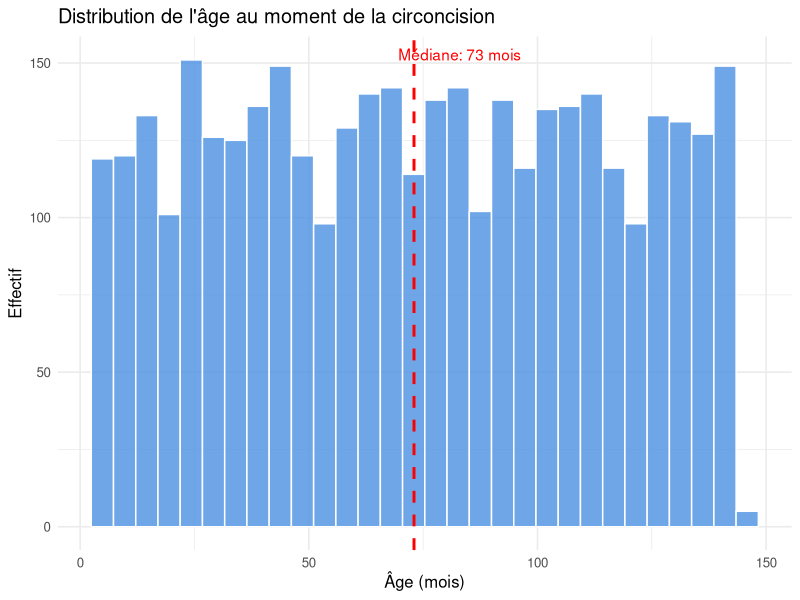
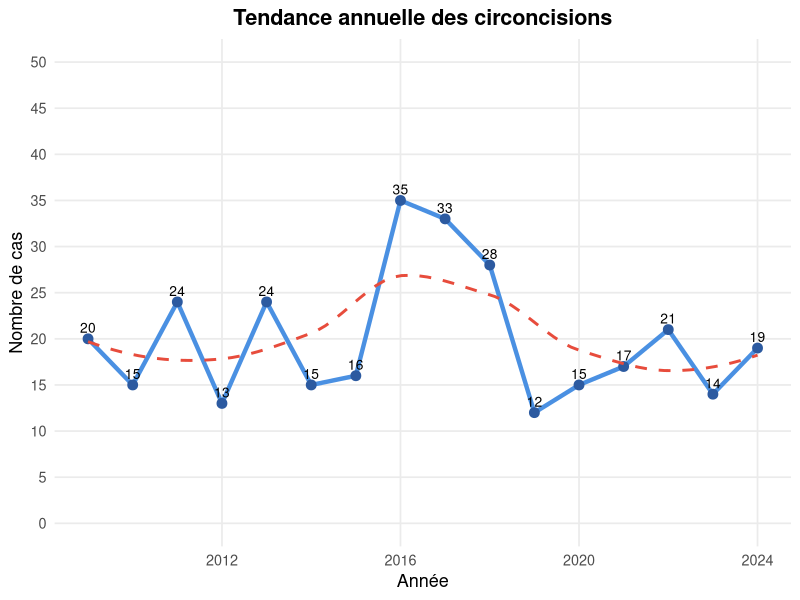
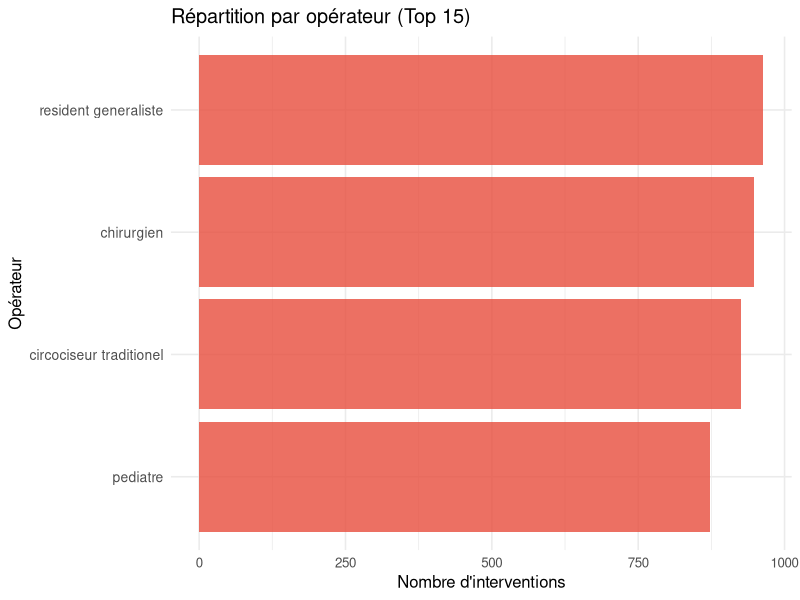
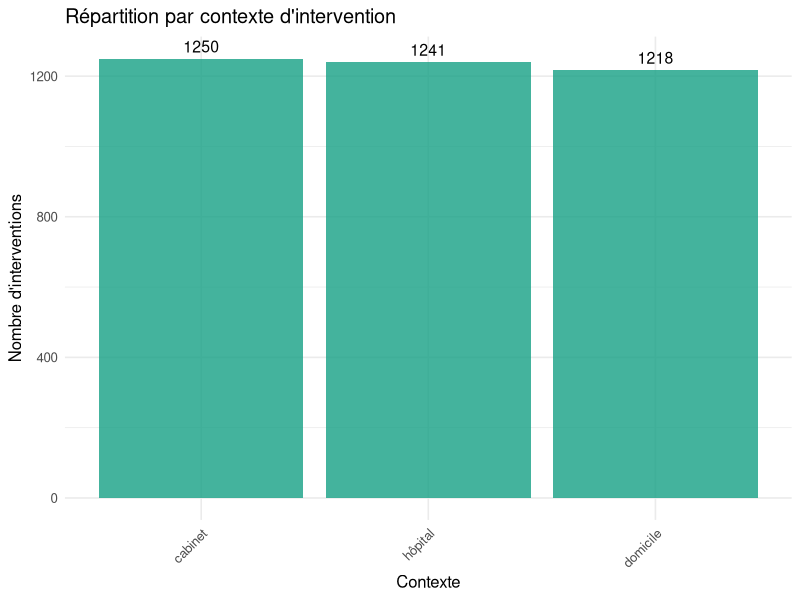
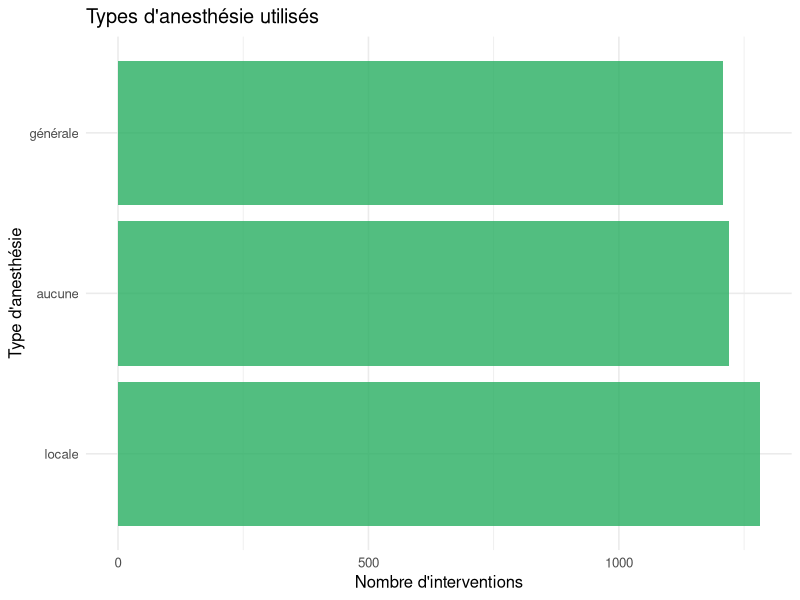
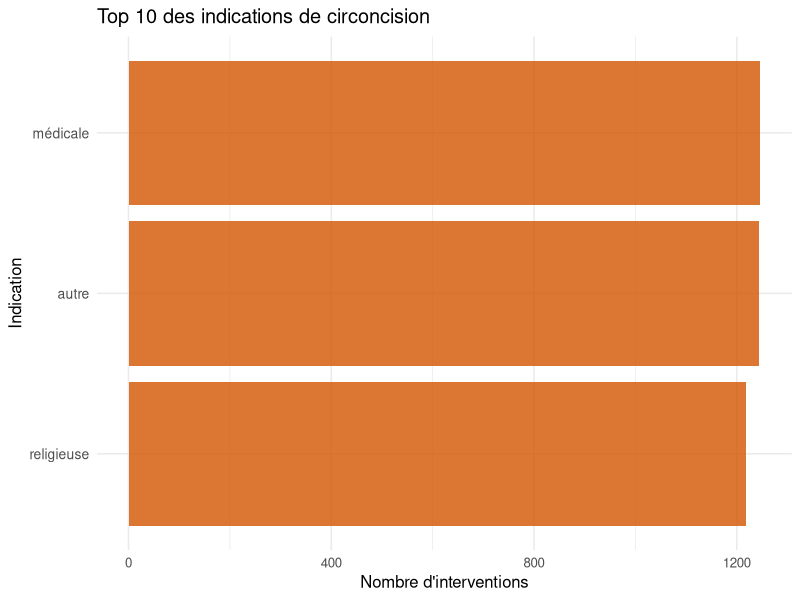
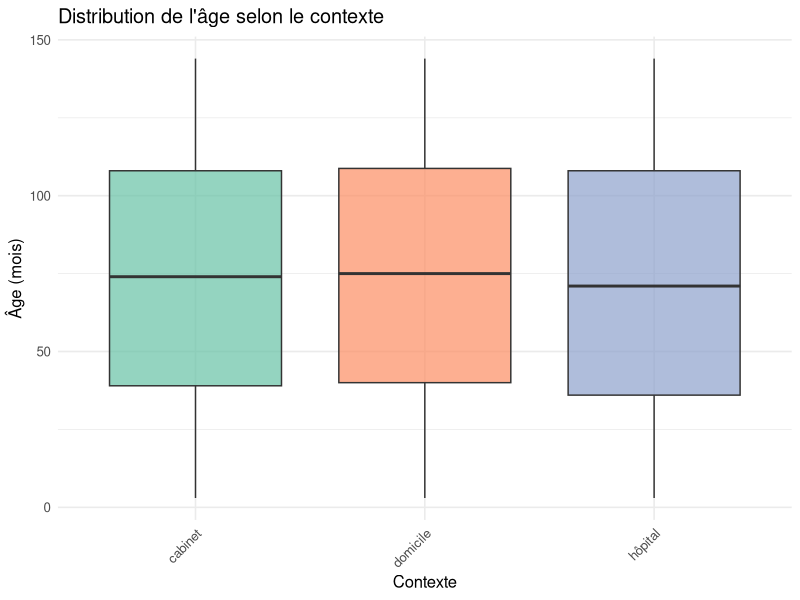

Write the R code that produced these figures, in order.
## ---- chunk 1
library(dplyr)
library(ggplot2)
library(lubridate)
library(forcats)
library(knitr)

# Charger les données
data <- read.csv(
  "liste_circoncision_anonymisee.csv",
  sep = ",",
  dec = ".",
  stringsAsFactors = FALSE
)

# Nettoyer les données
data <- data %>%
  mutate(
    Date = dmy(Date),
    annee = year(Date),
    age_jours = as.numeric(`age.en.jours`),
    age_mois = as.numeric(`age.en.mois`),
    age_annee = as.numeric(`age.en.année`),
    operateur = `Opérateur`,
    contexte = Contexte,
    anesthesie = `Anesthésie`,
    indication = `Indication.de.la.circoncision`
  )
## ---- chunk 2
names(data)
## ---- chunk 3
head(data, 5)
## ---- chunk 4
str(data)
## ---- chunk 5
resume_age <- data %>%
  summarise(
    n = n(),
    age_median_jours = median(age_jours, na.rm = TRUE),
    age_Q1_jours = quantile(age_jours, 0.25, na.rm = TRUE),
    age_Q3_jours = quantile(age_jours, 0.75, na.rm = TRUE),
    age_median_mois = median(age_mois, na.rm = TRUE),
    age_moyen_mois = mean(age_mois, na.rm = TRUE),
    ecart_type_mois = sd(age_mois, na.rm = TRUE)
  )

resume_age %>% kable(digits = 1)
## ---- chunk 6
#| fig-width: 10
#| fig-height: 6
#| label: fig-age-distribution
#| fig-cap: "La distribution de l'âge montre une concentration importante dans les premiers mois de vie, avec une queue de distribution s'étendant vers les âges plus avancés."

ggplot(data, aes(x = age_mois)) +
  geom_histogram(bins = 30, fill = "#4a90e2", color = "white", alpha = 0.8) +
  geom_vline(aes(xintercept = median(age_mois, na.rm = TRUE)), 
             color = "red", linetype = "dashed", size = 1) +
  annotate("text", x = median(data$age_mois, na.rm = TRUE) + 10, 
           y = Inf, label = paste("Médiane:", round(median(data$age_mois, na.rm = TRUE), 1), "mois"), 
           vjust = 2, color = "red") +
  labs(title = "Distribution de l'âge au moment de la circoncision", 
       x = "Âge (mois)", y = "Effectif") +
  theme_minimal(base_size = 12)
## ---- chunk 7
#| fig-width: 10
#| fig-height: 6
#| label: fig-tendance-annuelle
#| fig-cap: "Évolution du nombre de circoncisions par année, révélant les tendances et variations dans la pratique chirurgicale."

cas_par_annee <- data %>%
  group_by(annee) %>%
  summarise(n = n())

ggplot(cas_par_annee, aes(x = annee, y = n)) +
  geom_line(color = "#4a90e2", linewidth = 1.5) +
  geom_point(color = "#2c5aa0", size = 3) +
  geom_text(aes(label = n), vjust = -0.6, size = 3.5) +
  geom_smooth(method = "loess", se = FALSE,
              color = "#e74c3c", linetype = "dashed") +
  scale_y_continuous(
    limits = c(0, 50),        
    breaks = seq(0, 50, 5)    
  ) +
  labs(
    title = "Tendance annuelle des circoncisions",
    x = "Année",
    y = "Nombre de cas"
  ) +
  theme_minimal(base_size = 13) +
  theme(
    panel.grid.minor = element_blank(),
    plot.title = element_text(hjust = 0.5, face = "bold")
  )

## ---- chunk 8
operateurs_stats <- data %>%
  count(operateur, sort = TRUE) %>%
  mutate(
    pourcentage = round(100 * n / sum(n), 1),
    pourcentage_cumul = cumsum(pourcentage)
  )

operateurs_stats %>%
  head(10) %>%
  kable(col.names = c("Opérateur", "Nombre", "Pourcentage (%)", "Cumulé (%)"))
## ---- chunk 9
#| fig-width: 10
#| fig-height: 8
#| label: fig-operateurs
#| fig-cap: "Répartition des 15 opérateurs les plus actifs, illustrant la concentration de l'activité chirurgicale."

top_operateurs <- data %>%
  count(operateur, sort = TRUE) %>%
  head(15)

data %>%
  filter(operateur %in% top_operateurs$operateur) %>%
  ggplot(aes(x = fct_reorder(operateur, operateur, .fun = length))) +
  geom_bar(fill = "#e74c3c", alpha = 0.8) +
  coord_flip() +
  labs(title = "Répartition par opérateur (Top 15)", 
       x = "Opérateur", y = "Nombre d'interventions") +
  theme_minimal(base_size = 12) +
  theme(axis.text.y = element_text(size = 10))
## ---- chunk 10
contexte_stats <- data %>%
  count(contexte, sort = TRUE) %>%
  mutate(pourcentage = round(100 * n / sum(n), 1))

contexte_stats %>% kable(col.names = c("Contexte", "Nombre", "Pourcentage (%)"))
## ---- chunk 11
#| fig-width: 10
#| fig-height: 6
#| label: fig-contexte
#| fig-cap: "Distribution des interventions selon le contexte, reflétant l'organisation des soins."

ggplot(data, aes(x = fct_infreq(contexte))) +
  geom_bar(fill = "#16a085", alpha = 0.8) +
  geom_text(stat = "count", aes(label = after_stat(count)), vjust = -0.5, size = 4) +
  labs(title = "Répartition par contexte d'intervention", 
       x = "Contexte", y = "Nombre d'interventions") +
  theme_minimal(base_size = 12) +
  theme(axis.text.x = element_text(angle = 45, hjust = 1))
## ---- chunk 12
anesthesie_stats <- data %>%
  count(anesthesie, sort = TRUE) %>%
  mutate(pourcentage = round(100 * n / sum(n), 1))

anesthesie_stats %>% kable(col.names = c("Type d'anesthésie", "Nombre", "Pourcentage (%)"))
## ---- chunk 13
#| fig-width: 10
#| fig-height: 6
#| label: fig-anesthesie
#| fig-cap: "Répartition des types d'anesthésie utilisés lors des circoncisions."

ggplot(data, aes(x = fct_infreq(anesthesie))) +
  geom_bar(fill = "#27ae60", alpha = 0.8) +
  coord_flip() +
  labs(title = "Types d'anesthésie utilisés", 
       x = "Type d'anesthésie", y = "Nombre d'interventions") +
  theme_minimal(base_size = 12)
## ---- chunk 14
indications_stats <- data %>%
  count(indication, sort = TRUE) %>%
  mutate(pourcentage = round(100 * n / sum(n), 1))

indications_stats %>%
  head(10) %>%
  kable(col.names = c("Indication", "Nombre", "Pourcentage (%)"))
## ---- chunk 15
#| fig-width: 12
#| fig-height: 8
#| label: fig-indications
#| fig-cap: "Top 10 des indications justifiant les circoncisions, montrant la diversité des motivations."

top_indications <- data %>%
  count(indication, sort = TRUE) %>%
  head(10)

data %>%
  filter(indication %in% top_indications$indication) %>%
  ggplot(aes(x = fct_reorder(indication, indication, .fun = length))) +
  geom_bar(fill = "#d35400", alpha = 0.8) +
  coord_flip() +
  labs(title = "Top 10 des indications de circoncision", 
       x = "Indication", y = "Nombre d'interventions") +
  theme_minimal(base_size = 12) +
  theme(axis.text.y = element_text(size = 10))
## ---- chunk 16
#| fig-width: 12
#| fig-height: 6
#| label: fig-age-contexte
#| fig-cap: "Comparaison des distributions d'âge selon le contexte d'intervention."

data %>%
  filter(!is.na(contexte) & !is.na(age_mois)) %>%
  ggplot(aes(x = contexte, y = age_mois, fill = contexte)) +
  geom_boxplot(alpha = 0.7) +
  labs(title = "Distribution de l'âge selon le contexte", 
       x = "Contexte", y = "Âge (mois)") +
  theme_minimal(base_size = 12) +
  theme(axis.text.x = element_text(angle = 45, hjust = 1),
        legend.position = "none") +
  scale_fill_brewer(palette = "Set2")
